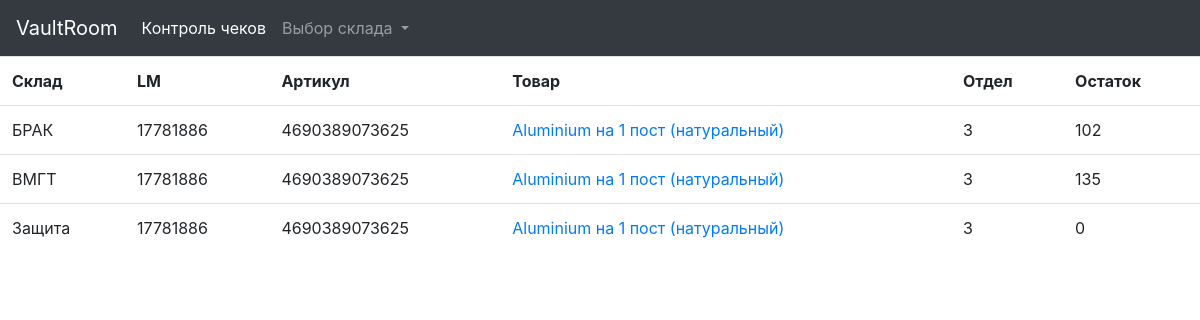
The app's page /product/3 with its own data.
### vaultroom/models.py (models this page shows, shortened)
class Stock(models.Model):
    storage = models.ForeignKey('Storages', on_delete=models.PROTECT, verbose_name='Склад')
    product = models.ForeignKey('Products', on_delete=models.PROTECT, verbose_name='Товар')
    quantity = models.IntegerField(verbose_name='Количество')
    class Meta:
        verbose_name_plural = 'Товар на стоке'
        verbose_name = 'Товар на стоке'
        ordering = ['storage']

class Storages(models.Model):
    name = models.CharField(max_length=20, db_index=True, verbose_name='Название склада')
    class Meta:
        verbose_name_plural = 'Склады'
        verbose_name = 'Склад'
        ordering = ['name']

class Products(models.Model):
    LM = models.IntegerField(verbose_name='LM код')
    barcode = models.IntegerField(verbose_name='Штрихкод')
    name = models.CharField(max_length=100, verbose_name='Наименование')
    department = models.IntegerField(verbose_name='Номер отдела')
    class Meta:
        verbose_name_plural = 'Товар'
        verbose_name = 'Товар'
        ordering = ['name']

### vaultroom/views.py (the view)
# urls.py: path('product/<int:product_id>', by_product, name='by_product'),
def by_product(request, product_id):
    stc = Stock.objects.select_related('product', 'storage').filter(product=product_id)
    storages = Storages.objects.all()
    current_product = Products.objects.get(pk=product_id)
    paginator = Paginator(stc, 30)
    if 'page' in request.GET:
        page_num = request.GET['page']
    else:
        page_num = 1
    page = paginator.get_page(page_num)
    context = {'stc': page.object_list, 'current_product': current_product, 'storages': storages, 'page': page}
    return render(request, 'vaultroom/by_product.html', context)

### vaultroom/templates/vaultroom/by_product.html (shortened to what this page needs)
{% extends "layout/stock_view.html" %}

### vaultroom/templates/layout/stock_view.html (shortened to what this page needs)
{% extends "layout/basic.html" %}
{% block content %}
{% load bootstrap4 %}
    <table class="table">
        <tr>
            <th scope="col">Склад</th>
             <th scope="col">LM</th>
             <th scope="col">Артикул</th>
             <th scope="col">Товар</th>
            <th scope="col">Отдел</th>
             <th scope="col">Остаток</th>
        </tr>
        {% for s in stc %}
        <tr>
            <td>{{ s.storage.name }}</td>
            <td>{{ s.product.LM }}</td>
            <td>{{ s.product.barcode }}</td>
            <td><a href="{% url 'by_product' product_id=s.product.pk %}">{{ s.product.name }}</a></td>
            <td>{{ s.product.department }}</td>
            <td>{{ s.quantity }}</td>
        </tr>
        {% endfor %}
    </table>
{% endblock %}

### records on screen
Stock: storage.name "БРАК", product.LM "17781886", product.barcode "4690389073625", product.name "Aluminium на 1 пост (натуральный)", product.department "3", quantity "102"
Stock: storage.name "ВМГТ", product.LM "17781886", product.barcode "4690389073625", product.name "Aluminium на 1 пост (натуральный)", product.department "3", quantity "135"
Stock: storage.name "Защита", product.LM "17781886", product.barcode "4690389073625", product.name "Aluminium на 1 пост (натуральный)", product.department "3", quantity "0"
